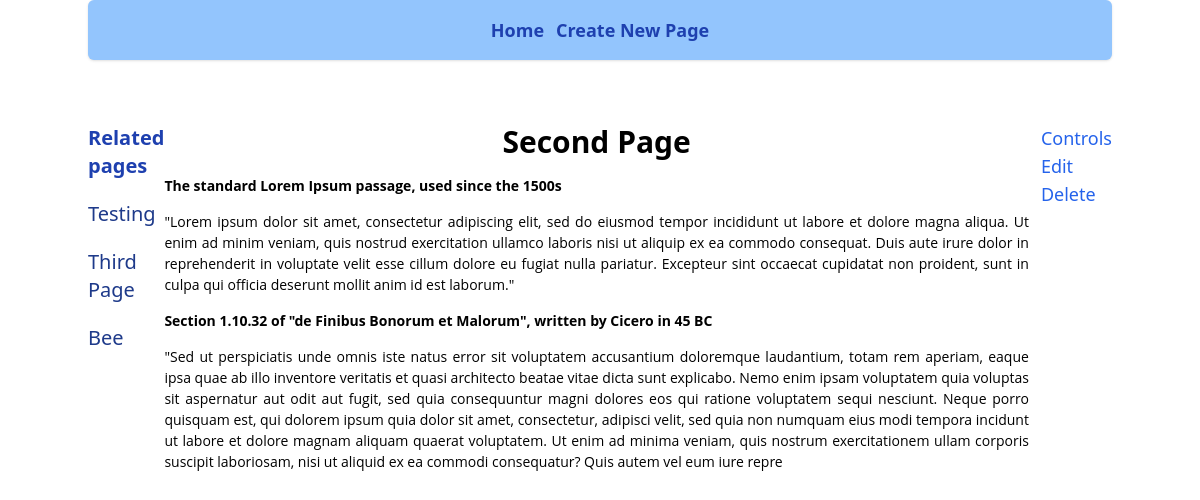
/page/view_page/2/, run on the app's committed database.
### posts/models.py (models this page shows, shortened)
class Page(models.Model):
    title = models.CharField(max_length=255)
    content = FroalaField()
    article = models.ForeignKey(Article, on_delete=models.CASCADE)

### posts/views.py (the view)
# urls.py: path('page/view_page/<int:id>/', view_page, name='view_page'),
def view_page(request, id):
    get_page = Page.objects.get(id=id)
    template_name = 'view_page.html'
    related_pages = Page.objects.filter(article=get_page.article).exclude(id=id)
    context = {
        'page': get_page,
        'related_pages': related_pages,
    }
    return render(request, template_name, context=context)

### templates/view_page.html
{% extends 'base.html' %}
{% block content %}
    <div class="flex mt-16">
        <div class="flex-2 w-3/12">
            <h1 class="font-bold text-xl text-blue-800">
                Related pages
            </h1>
            {% for page in related_pages %}
            <ul class="mt-5">
                <li>
                    <a href="{% url 'view_page' page.id %}"><h3 class="text-blue-900 text-xl text-blue-800">{{ page.title }}</h3></a>
                </li>
            </ul>
            {% endfor %}
        </div>
      <div>
        <div class="flex font-bold text-3xl items-center justify-center">
            {{ page.title }}
        </div>
        {{ page.content|safe }}
      </div>
      <div class="pl-3 text-lg text-blue-600">
          Controls
          <ul>
              <li><a href="{% url 'update_page' page.id %}">Edit</a></li>
              <li><a href="#">Delete</a></li>
          </ul>
      </div>
    </div>
{% endblock content %}

### templates/base.html (shortened to what this page needs)
<!DOCTYPE html>
<html lang="en">
<head>
    <script src="https://cdn.tailwindcss.com"></script>
</head>
<body>
    <div class="flex flex-col mx-auto container justify-center items-center">
        <div id="navigation-bar" class="flex space-x-3 text-lg font-bold p-4 bg-blue-300 w-full text-center justify-center text-blue-800 rounded-md shadow">
            <a href="{% url 'home_page' %}">Home</a>
            <a href="{% url 'create_page' %}">Create New Page</a>
        </div>
        <div id="content">
            {% block content %}{% endblock content%}
        </div>
    </div>
</body>
</html>

### data on the page
Page: title "Testing"
Page: title "Third Page"
Page: title "Bee"
Page: title "Second Page", content "The standard Lorem Ipsum passage, used since the 1500s \"Lorem ipsum dolor sit amet, consectetur adipiscing elit, sed do eiusmod tempor incididunt ut labore et dolore magna aliqua. Ut enim ad minim veniam, quis nostrud exercitation ullamco laboris nisi ut aliquip ex ea commodo consequat. Duis aute irure dolor in reprehenderit in voluptate velit esse cillum dolore eu fugiat nulla pariatur. Excepteur sint occaecat cupidatat non proident, sunt in culpa qui officia deserunt mollit anim id est laborum.\" Section 1.10.32 of \"de Finibus Bonorum et Malorum\", written by Cicero in 45 BC \"Sed ut perspiciatis unde omnis iste natus error sit voluptatem accusantium doloremque laudantium, totam rem aperiam,…"
